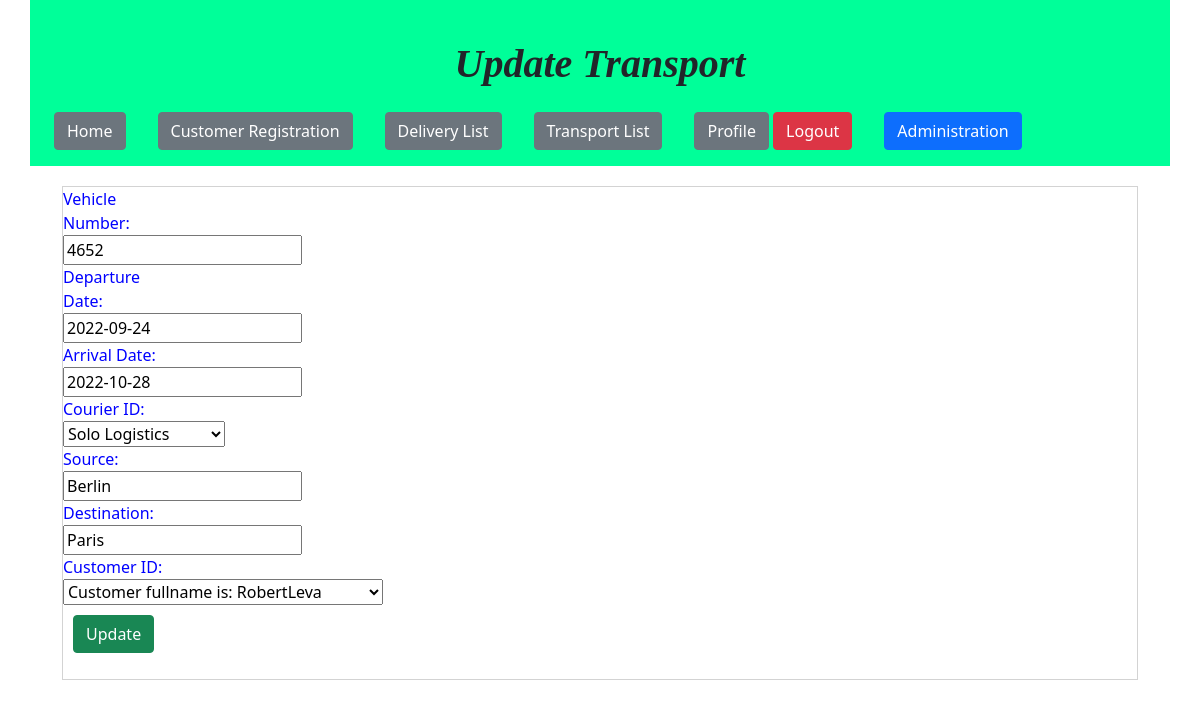
Page /affairs/transport/update/1 (signed in) on the committed database.
### affairs/models.py (models this page shows)
class TransportModel(models.Model):
    departDate = models.DateField()
    arrivalDate = models.DateField()
    vehicleNo = models.CharField(max_length=100)
    courierId = models.ForeignKey("CourierModel",on_delete=models.PROTECT)
    source = models.CharField(max_length=100, null=True)
    destination = models.CharField(max_length=100, null= True)
    customerId = models.ForeignKey('CustomerModel',on_delete=models.PROTECT)

class CourierModel(models.Model):
    courierId = models.IntegerField(primary_key=True)
    cName = models.CharField(max_length=100)
    capacity = models.IntegerField()
    def __str__(self):
        return self.cName

### affairs/views.py (the view)
# urls.py: path('transport/update/<int:id>',views.TransportUpdateView),
@login_required
def TransportUpdateView(request,id):
    tInstance = TransportModel.objects.get(pk=id)
    if request.method == 'POST':
        transportForm = TransportForm(request.POST,instance=tInstance)
        if transportForm.is_valid:
            transportForm.save()
            return HttpResponseRedirect(reverse(views.TransportListView))
    else:
        transportForm = TransportForm(instance=tInstance)
    context = {
        'tForm': transportForm
    }
    return render(request,'affairs/TransportUpdate.html',context)

### affairs/forms.py
class TransportForm(forms.ModelForm):
    class Meta:
        model = TransportModel
        fields = '__all__'

### affairs/models.py (called while the page is built)
    def __str__(self):
        return 'Customer fullname is: {}{}'.format(self.name,self.surname)

### affairs/templates/affairs/TransportUpdate.html (shortened to what this page needs)
{% extends "affairs/layout.html" %}
{% load static %}
{% block titlepage %} Update Transport {% endblock %}
{% block mainContent %}
    <form action="" method="POSt" enctype="multipart/form-data">
        <div class="mainborder">
            <div class="row">
              <div class="col-md-6">
                <div class="mylable">Vehicle Number:{{tForm.vehicleNo}}</div>
                <div class="mylable">Departure Date:{{tForm.departDate}}</div>
                <div class="mylable">Arrival Date:{{tForm.arrivalDate}}</div>
                <div class="mylable">Courier ID:{{tForm.courierId}}</div>
                <div class="mylable">Source:{{tForm.source}}</div>
                <div class="mylable">Destination:{{tForm.destination}}</div>
                <div class="mylable">Customer ID:{{tForm.customerId}}</div>
                <p><button type="submit" class="btn btn-success">Update</button></p>
              </div>
            </div>
        </div>
    </form>
{% endblock %}

### affairs/static/affairs/css/style.css (style rules this page uses)
body { font-family: Vazir; }
.mainborder { border: 1px solid lightgray; margin: 20px; }
p { padding: 10px; }
.mylable { color: blue; width: 100px; }

### rows in the picture
TransportModel: vehicleNo "4652", departDate "2022-09-24", arrivalDate "2022-10-28", source "Berlin", destination "Paris", customerId "Customer fullname is: RobertLeva"
CourierModel: courierId "Solo Logistics"
